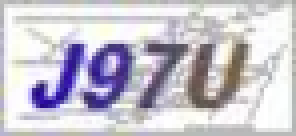
#> input picture imgs/1551248355441.png, 74 x 34 px (shown 4 times larger); its folder holds only this picture in this run
$ python training.py
#> lines starting #> are read from the running program, lines starting #| are printed output that depends on the picture; after the words box and inside, x2 and y2 are one past the last pixel; in counts of white or black regions, pixels touching at a corner belong together

import tesserocr
from PIL import Image
import os

path = os.getcwd() + '\\imgs'
file_lis = os.listdir(path)

for item in file_lis:
	image = Image.open('./imgs/{}'.format(item))
#> image is the input picture: PIL image 74x34 RGBA; mean R, G, B, A 200.3, 196.9, 207, 255
	image = image.convert('L')
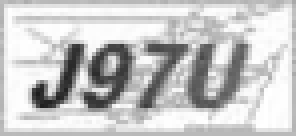
#> image: PIL image 74x34 L (shown 4 times larger); min 29, max 255, mean 199.1
	threshold = 165
	table = []
	for i in range(256):
		if i < threshold:
			table.append(0)

		else:
			table.append(1)

	image = image.point(table,'1')
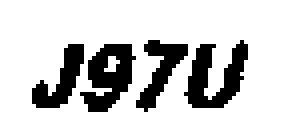
#> image: PIL image 74x34 1 (shown 4 times larger); 81.3% white; 4 black regions, box (x1, y1, x2, y2) and area: (46, 10, 62, 27) 141, (20, 11, 34, 28) 139, (8, 11, 21, 27) 96, (34, 10, 47, 28) 95
	print(tesserocr.image_to_text(image))
#> (this line was passed over: tesserocr is not available in this run)

$ run again, on imgs/1551248568773.png
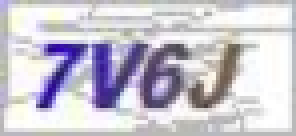
#> input picture imgs/1551248568773.png, 74 x 34 px (shown 4 times larger)
#> image is the input picture: PIL image 74x34 RGBA; mean R, G, B, A 201.2, 197.9, 208, 255
#> `image = image.convert('L')`:
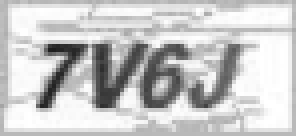
#> image: PIL image 74x34 L (shown 4 times larger); min 30, max 255, mean 200
#> `image = image.point(table,'1')`:
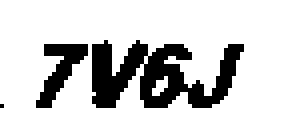
#> image: PIL image 74x34 1 (shown 4 times larger); 82.2% white; 3 black regions (1 under 20 px), largest, box (x1, y1, x2, y2) and area: (23, 10, 61, 27) 357, (9, 11, 22, 27) 91

$ run again, on imgs/1551248570040.png
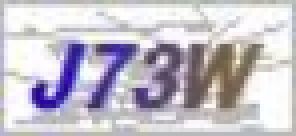
#> input picture imgs/1551248570040.png, 74 x 34 px (shown 4 times larger)
#> image is the input picture: PIL image 74x34 RGBA; mean R, G, B, A 196.7, 192.4, 201.8, 255
#> `image = image.convert('L')`:
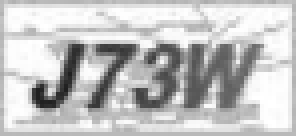
#> image: PIL image 74x34 L (shown 4 times larger); min 31, max 255, mean 194.8
#> `image = image.point(table,'1')`:
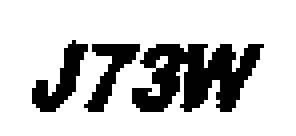
#> image: PIL image 74x34 1 (shown 4 times larger); 78.3% white; 3 black regions, box (x1, y1, x2, y2) and area: (33, 11, 66, 28) 348, (8, 10, 22, 28) 104, (21, 11, 35, 28) 94
